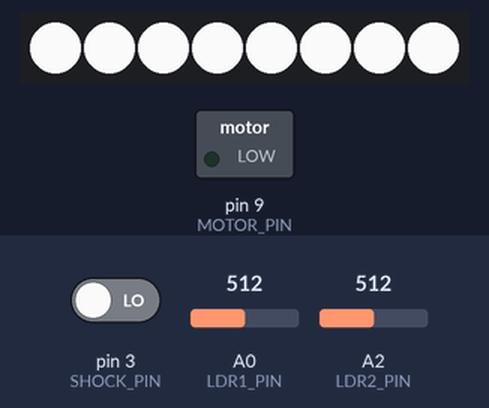
Bench run of a sketch on a simulated Arduino Uno, built with avr-gcc and run on an emulated ATmega328P. Shown: 8 RGB LEDs in strip order, left to right, switched loads named in the sketch (green lamp = pin HIGH). The inputs (shaded band) are chosen by the test bench; at power-on: A0 (LDR1_PIN) = 512, pin 3 (SHOCK_PIN) LOW, A2 (LDR2_PIN) = 512. Dim RGB values are drawn brighter than linear; the audio player accepts every command and is not drawn.

Above: at 2.2 s.
2.3 s: A0 (LDR1_PIN) set to 485
At 3.64 s:
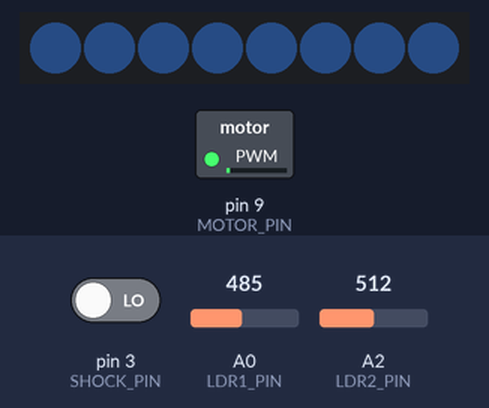
At 5.0 s:
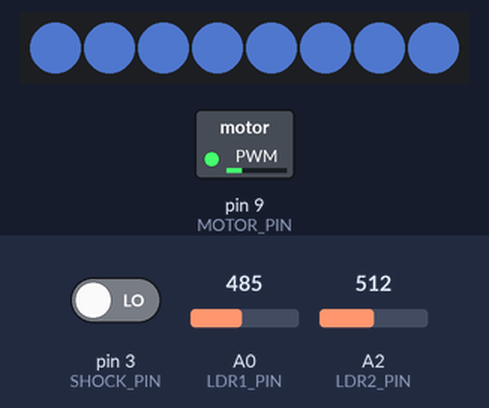
8.2 s: A0 (LDR1_PIN) set to 511
At 10.4 s:
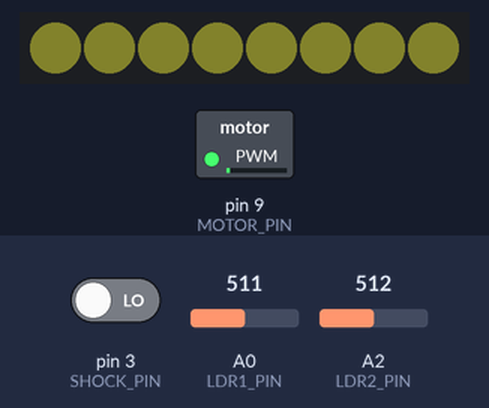
14.1 s: pin 3 (SHOCK_PIN) driven HIGH
25.2 s: A2 (LDR2_PIN) set to 308
31.1 s: A2 (LDR2_PIN) set to 286
37.0 s: A2 (LDR2_PIN) set to 306
At 38.82 s:
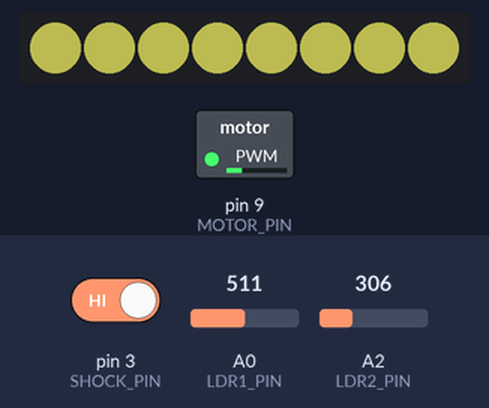
Timing chart, 0 to 43.9 s (numbered marks = the images above; inputs shaded):
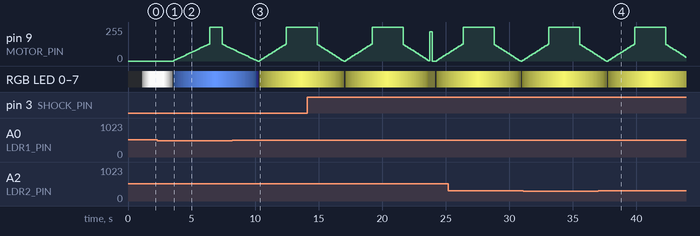

Measured:
- the behaviour switches between 501 and 500 on A0 (LDR1_PIN) (found by bisection; images 0 and 1)
- after the input at 2.3 s, the LEDs: first differ from a run without the input after 1.3 s (image 1)
- after the input at 8.2 s, the LEDs: first differ from a run without the input after 2.2 s (image 3)

The sketch:

Flow_final_sketch.ino
```cpp
#include <Adafruit_NeoPixel.h>
#include <SoftwareSerial.h>
#include <DFRobotDFPlayerMini.h>

//  Designer: [Kim Hyejin]
//  Context: Flow Prototype / Emotional Communication Device


// ---------------- Pin Definition ----------------
// 사용되는 센서 및 액추에이터 연결 핀
const int LDR1_PIN   = A0;   // 상단 조도 센서 ① (빛의 변화 감지)
const int LDR2_PIN   = A2;   // 상단 조도 센서 ② (보정용)
const int SHOCK_PIN  = 3;    // 충격 센서 (리듬 감지)
const int MOTOR_PIN  = 9;    // 진동 모터
const int LED_PIN    = 6;    // 네오픽셀 LED (감정 빛 표현)

// DFPlayerMini 오디오 모듈
const int DFPLAYER_RX = 4;   // DF TX → Arduino D4
const int DFPLAYER_TX = 5;   // DF RX ← Arduino D5
SoftwareSerial dfSerial(DFPLAYER_RX, DFPLAYER_TX);
DFRobotDFPlayerMini dfp;
bool dfpReady = false;

// ---------------- LED Strip Setup ----------------
Adafruit_NeoPixel strip = Adafruit_NeoPixel(8, LED_PIN, NEO_GRB + NEO_KHZ800);

// ---------------- Light Thresholds ----------------
// 손의 존재와 감싸는 정도를 구분하기 위한 조도 기준
const int TH1      = 200;    // 얹기 감지
const int TH2      = 500;    // 감싸기 감지
const int TOUCH_TH = 300;    // 손의 접근 감지 임계값

// ---------------- System State ----------------
bool firstTouchMode = true;        // 최초 접촉 상태
unsigned long lastNoTouchTime = 0; // 손이 떨어진 시각
bool offSoundPlayed = false;       // ‘이별 사운드’ 중복 방지

// ---------------- Idle State ----------------
// 사용자의 무반응 상태를 감지해 ‘잊혀진 감정의 여운’을 표현
unsigned long lastActivityMs = 0;
bool idleMode = false;
int idleTrack = 3; // 0003~0006 : 잔잔한 연결음

// ---------------- Shock Sensor ----------------
bool shockState = false;
unsigned long lastShockMs   = 0;
unsigned long lastShockTime = 0;
int shockCount = 0;
const unsigned long shockDebounceMs = 80;
const unsigned long shockTimeout    = 300;
const int MOTOR_STRENGTH = 220;

// ------------------------------------------------
//  Activity Tracking : “감정적 상호작용이 있었는가?”
// ------------------------------------------------
void markActivity() {
  lastActivityMs = millis();
  if (idleMode && dfpReady) dfp.stop();
  idleMode = false;
}

// ------------------------------------------------
//  Setup : 시스템 초기화 및 첫 감정 신호 재생
// ------------------------------------------------
void setup() {
  pinMode(SHOCK_PIN, INPUT);
  pinMode(MOTOR_PIN, OUTPUT);
  Serial.begin(9600);

  strip.begin();
  strip.show();

  // DFPlayer 초기화
  dfSerial.begin(9600);
  if (dfp.begin(dfSerial)) {
    dfpReady = true;
    dfp.volume(30);
    delay(500);
    dfp.play(1);  // 0001: ‘Awakening’ — 전원 ON 사운드
  }

  lastActivityMs = millis();
}

// ------------------------------------------------
//  Loop : 사용자와의 감정적 상호작용 시퀀스
// ------------------------------------------------
void loop() {
  int ldr1Val = analogRead(LDR1_PIN);
  int ldr2Val = analogRead(LDR2_PIN);
  bool darkBoth = (ldr1Val > TOUCH_TH && ldr2Val > TOUCH_TH);

  // ---------------- 손이 떠난 상태 ----------------
  if (!darkBoth) {
    if (lastNoTouchTime == 0) lastNoTouchTime = millis();

    // 30초간 손이 닿지 않으면 — ‘이별 사운드’
    if (!offSoundPlayed && (millis() - lastNoTouchTime > 30000UL)) {
      if (dfpReady) {
        dfp.volume(30);
        dfp.play(2);  // 0002: ‘Goodbye’ — 연결 해제의 음
      }
      firstTouchMode = true;
      offSoundPlayed = true;
    }

    // LED와 진동 비활성화
    if (!firstTouchMode) {
      setColor(0, 0, 0);
      analogWrite(MOTOR_PIN, 0);
    }

  // ---------------- 손이 닿은 상태 ----------------
  } else {
    lastNoTouchTime = 0;
    offSoundPlayed = false;

    // 첫 접촉 : ‘재회’의 사운드와 흰빛
    if (firstTouchMode) {
      if (dfpReady) {
        dfp.volume(30);
        dfp.play(1);  // 0001: ‘Reconnection’
      }
      firstTouchEffect(255, 255, 255);
      firstTouchMode = false;
      markActivity();

    } else {
      // 감싸기 — 따뜻한 노란빛 + 부드러운 호흡 진동
      if (ldr1Val > TH2) {
        breatheColorAndMotor(225, 225, 100, 200);
        markActivity();
      }
      // 얹기 — 푸른빛 + 잔잔한 진동
      else if (ldr1Val > TH1) {
        breatheColorAndMotor(100, 150, 255, 150);
        markActivity();
      }
    }
  }

  // ---------------- 충격 (리듬) 반응 ----------------
  int shockVal = digitalRead(SHOCK_PIN);
  if (shockVal == HIGH && !shockState) {
    unsigned long now = millis();
    if (now - lastShockMs > shockDebounceMs) {
      shockCount++;
      lastShockTime = now;
      lastShockMs = now;
      markActivity();
    }
    shockState = true;
  } else if (shockVal == LOW && shockState) {
    shockState = false;
  }

  // 감정 리듬 확정 — 짧은 진동으로 회신
  if (shockCount > 0 && (millis() - lastShockTime > shockTimeout)) {
    vibratePattern(shockCount, MOTOR_STRENGTH);
    markActivity();
    shockCount = 0;
  }

  // ---------------- Idle Sound (무반응 상태) ----------------
  if (!idleMode && (millis() - lastActivityMs > 30000UL)) {
    if (dfpReady) {
      dfp.volume(28);
      dfp.play(idleTrack);  // 0003~0006: 잔잔한 존재감
      idleMode = true;
      idleTrack++;
      if (idleTrack > 6) idleTrack = 3;
    }
  }

  delay(50);
}

// ------------------------------------------------
//  감정 표현 루틴
// ------------------------------------------------

// 빛과 색
void setColor(int r, int g, int b) {
  for (int i = 0; i < strip.numPixels(); i++) {
    strip.setPixelColor(i, strip.Color(r, g, b));
  }
  strip.show();
}

// 첫 접촉 — 밝아지고 사라지는 ‘숨결’ 효과
void firstTouchEffect(int r, int g, int b) {
  for (int i = 0; i < 255; i += 15) { setColor(r*i/255, g*i/255, b*i/255); delay(40); }
  delay(1000);
  for (int i = 255; i > 0; i -= 15) { setColor(r*i/255, g*i/255, b*i/255); delay(40); }
}

// 빛과 진동이 함께 호흡하는 루프
void breatheColorAndMotor(int r, int g, int b, int motorMax) {
  for (int i = 0; i < 255; i += 7) {
    setColor(r*i/255, g*i/255, b*i/255);
    analogWrite(MOTOR_PIN, motorMax*i/255);
    delay(90);
  }
  for (int i = 255; i > 0; i -= 7) {
    setColor(r*i/255, g*i/255, b*i/255);
    analogWrite(MOTOR_PIN, motorMax*i/255);
    delay(90);
  }
  analogWrite(MOTOR_PIN, 0);
}

// 충격 패턴에 따른 감정 진동 (응답의 울림)
void vibratePattern(int count, int strength) {
  for (int i = 0; i < count; i++) {
    analogWrite(MOTOR_PIN, strength);
    delay(200);
    analogWrite(MOTOR_PIN, 0);
    delay(200);
  }
}
```
